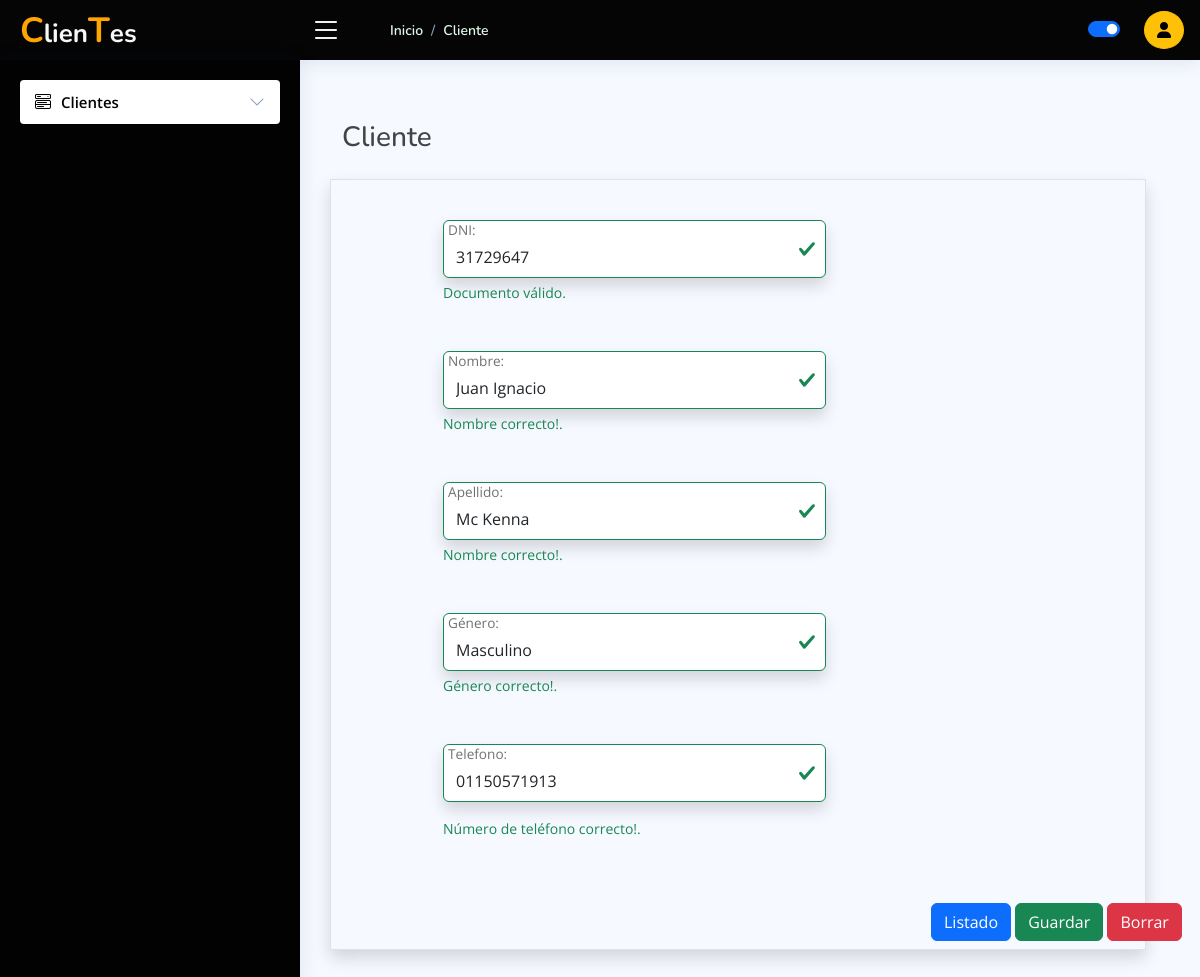
/cliente-nuevo.php?id=26, run on the app's committed database.
### tables this page shows
CREATE TABLE IF NOT EXISTS `clientes` (
  `idcliente` int(11) unsigned NOT NULL AUTO_INCREMENT,
  `dni` varchar(50) NOT NULL,
  `nombre` varchar(50) NOT NULL,
  `apellido` varchar(50) NOT NULL,
  `fk_idgenero` int(11) unsigned NOT NULL,
  `telefono` varchar(50) NOT NULL,
  PRIMARY KEY (`idcliente`) USING BTREE,
  KEY `FK_clientes_sexo` (`fk_idgenero`) USING BTREE,
  CONSTRAINT `FK_clientes_generos` FOREIGN KEY (`fk_idgenero`) REFERENCES `generos` (`idgenero`) ON DELETE NO ACTION ON UPDATE NO ACTION
);

### Entidades/cliente.php (called while the page is built, shortened)
<?php
class Cliente
{
    private $idcliente;
    public function __get($atributo)
    {
        return $this->$atributo;
    }
    public function cargarFormulario($request)
    {
        $this->idcliente = isset($request["id"]) ? $request["id"] : "";
    }
     public function obtenerPorId()
    {
        $mysqli = new mysqli(Config::BBDD_HOST, Config::BBDD_USUARIO, Config::BBDD_CLAVE, Config::BBDD_NOMBRE, Config::BBDD_PORT);
        $sql = "SELECT idcliente,
                        dni,
                        nombre,
                        apellido,
                        fk_idgenero,
                        telefono
                FROM clientes
                WHERE idcliente = $this->idcliente";
        if (!$resultado = $mysqli->query($sql)) {
            printf("Error en query: %s\n", $mysqli->error . " " . $sql);
        }
        if ($fila = $resultado->fetch_assoc()) {
            $this->idcliente = $fila["idcliente"];
            $this->dni = $fila["dni"];
            $this->nombre = $fila["nombre"];
            $this->apellido = $fila["apellido"];
            $this->fk_idgenero = $fila["fk_idgenero"];
            $this->telefono = $fila["telefono"];
        }
    }
}
?>

### Entidades/genero.php (called while the page is built, shortened)
<?php
class Genero
{
    public function __get($atributo)
    {
        return $this->$atributo;
    }
    public function obtenerTodos()
    {
        $mysqli = new mysqli(Config::BBDD_HOST, Config::BBDD_USUARIO, Config::BBDD_CLAVE, Config::BBDD_NOMBRE, Config::BBDD_PORT);
        $sql = "SELECT
                    idgenero,
                    tipo
                FROM generos";
        if (!$resultado = $mysqli->query($sql)) {
            printf("Error en query: %s\n", $mysqli->error . " " . $sql);
        }
        $aResultado = array();
        if ($resultado) {
            while ($fila = $resultado->fetch_assoc()) {
                $entidadAux = new Genero();
                $entidadAux->idgenero = $fila["idgenero"];
                $entidadAux->tipo = $fila["tipo"];
                $aResultado[] = $entidadAux;
            }
        }
        return $aResultado;
    }
}

### cliente-nuevo.php (the view, shortened to what this page needs)
<?php
include_once "entidades/cliente.php";
include_once "entidades/genero.php";
include_once "index.php";
$cliente = new Cliente();
$cliente->cargarFormulario($_REQUEST);
if (isset($_GET["id"]) && $_GET["id"] > 0) {
    $cliente->obtenerPorId();
}
$genero = new Genero();
$aGeneros = $genero->obtenerTodos();
?>
<main id="main" class="main">
    <section class="section">
        <div class="container-fluid">
            <h1 class="h3 mb-4 text-gray-800">Cliente</h1>
            <div class="row table table-hover border shadow">
                <form class="d-grid mx-5 g-3 was-validated" method="POST">
                    <div class="col-6">
                        <div class="form-floating mb-3 mt-3">
                            <input type="text" required class="form-control shadow mx-5" name="txtDni" id="txtDni" pattern="^[0-9]+" value="<?php echo $cliente->dni ?>" maxlength="11" placeholder="DNI">
                            <label class="mx-5" for="txtDni">DNI:</label>
                            <div class="valid-feedback mx-5">Documento válido.</div>
                        </div>
                    </div>
                    <div class="col-6 ">
                        <div class="form-floating mb-3 mt-3">
                            <input type="text" required class="form-control shadow mx-5" name="txtNombre" id="txtNombre" pattern="^[a-zA-Z\s]{2,254}" placeholder=" Nombre" value="<?php echo $cliente->nombre ?>">
                            <label class="mx-5" for="txtNombre">Nombre:</label>
                            <div class="valid-feedback mx-5">Nombre correcto!.</div>
                        </div>
                    </div>
                    <div class="col-6 form-group">
                        <div class="form-floating mb-3 mt-3">
                            <input type="text" class="form-control shadow mx-5 " name="txtApellido" id="txtApellido" pattern="^[a-zA-Z\s]{2,254}" placeholder="Apellido" required value="<?php echo $cliente->apellido ?>">
                            <label class="mx-5" for="txtApellido">Apellido:</label>
                            <div class="valid-feedback mx-5">Nombre correcto!.</div>
                        </div>
                    </div>
                    <div class="col-6 form-floating">
                        <div class="form-floating mb-3 mt-3">
                            <select class="form-control shadow mx-5 " name="lstGenero" id="lstGenero">
                                <?php foreach ($aGeneros as $genero) : ?>
                                    <?php if ($cliente->fk_idgenero == $genero->idgenero) : ?>
                                        <option selected value="<?php echo $genero->idgenero; ?>"><?php echo $genero->tipo; ?></option>
                                    <?php else : ?>
                                        <option value="<?php echo $genero->idgenero; ?>"><?php echo $genero->tipo; ?></option>
                                    <?php endif; ?>
                                <?php endforeach; ?>
                            </select>
                            <label class="mx-5" for="lstGenero">Género:</label>
                            <div class="valid-feedback mx-5">Género correcto!.</div>
                        </div>
                    </div>
                    <div class="col-6">
                        <div class="form-floating mb-3 mt-3">
                            <input type="text" class="form-control shadow mx-5 mb-3" placeholder="Telefono" pattern="^[0-9]+" name="txtTelefono" id="txtTelefono" required value="<?php echo $cliente->telefono ?>">
                            <label class="mx-5" for="txtTelefono">Telefono:</label>
                            <div class="valid-feedback mx-5">Número de teléfono correcto!.</div>
                        </div>
                    </div>
                    <div class="row mt-3">
                        <div class="col-4 mt-3">
                            <a href="cliente-listar.php" class="btn btn-primary mr-2">Listado</a>
                            <button type="button" class="btn btn-success mr-2" id="btnGuardar1" name="btnGuardar1" data-bs-toggle="modal" data-bs-target="#GuardarModal">
                                Guardar
                            </button>
                            <button type="button" class="btn btn-danger" data-bs-toggle="modal" data-bs-target="#exampleModal">
                                Borrar
                            </button>
                        </div>
                    </div>
                </form>
    </section>
</main>

### assets/css/style.css (style rules this page uses)
:root { scroll-behavior: smooth; }
body { font-family: "Open Sans", sans-serif; background: #f6f9ff; color: #444444; }
a { color: #4154f1; text-decoration: none; }
h1, h2, h3, h4, h5, h6 { font-family: "Nunito", sans-serif; }
#main { margin-top: 60px; padding: 20px 30px; transition: all 0.3s; }
@media (min-width: 1200px) { #main, #footer { margin-left: 300px; } }

### data on the page
clientes: txtDni "31729647", txtNombre "Juan Ignacio", txtApellido "Mc Kenna", txtTelefono "01150571913"

### other printed values
form field lstGenero "Masculino"
